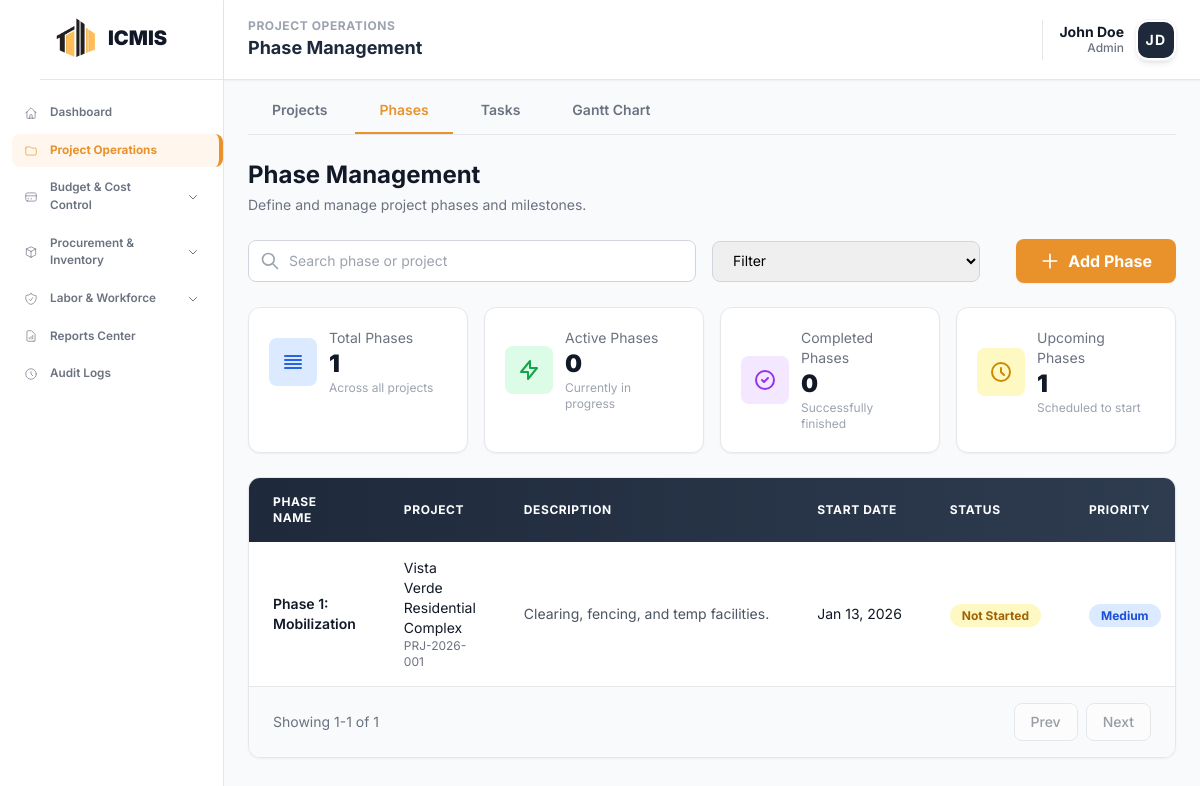
The app's page /modules/project/phases.php (signed in) with its own data.
### tables this page shows
CREATE TABLE `icmis_project_phases` (
  `phase_id` int NOT NULL,
  `project_id` int NOT NULL,
  `phase_name` varchar(100) NOT NULL,
  `description` text,
  `start_date` date DEFAULT NULL,
  `end_date` date DEFAULT NULL,
  `duration` int DEFAULT '0' COMMENT 'Duration in days',
  `status` enum('Not Started','In Progress','Completed') DEFAULT 'Not Started'
);

CREATE TABLE `icmis_projects` (
  `project_id` int NOT NULL,
  `project_code` varchar(20) NOT NULL,
  `project_name` varchar(255) NOT NULL,
  `description` text,
  `location` varchar(255) DEFAULT NULL,
  `status` enum('Planning','In Progress','Active','On Hold','Completed','Cancelled') DEFAULT 'Planning',
  `start_date` date DEFAULT NULL,
  `end_date` date DEFAULT NULL,
  `completion_rate` decimal(5,2) DEFAULT '0.00',
  `project_manager_id` int DEFAULT NULL,
  `total_budget` decimal(15,2) DEFAULT '0.00'
);

### modules/project/phases.php (the view, shortened to what this page needs)
<?php
require_once __DIR__ . '/../../config/database.php';
$sql = "SELECT ph.*, p.project_name, p.project_code,
           COALESCE(SUM(CASE WHEN bp.status = 'APPROVED' THEN bp.total_amount ELSE 0 END), 0) AS phase_budget
    FROM icmis_project_phases ph
    LEFT JOIN icmis_projects p ON ph.project_id = p.project_id
    LEFT JOIN budget_proposals bp ON bp.phase_id = ph.phase_id AND bp.status = 'APPROVED'
    GROUP BY ph.phase_id
    ORDER BY ph.phase_id DESC, ph.start_date DESC";
$result = $conn->query($sql);
$phases = [];
$totalPhases = 0;
$activeCount = 0;
$completedCount = 0;
$upcomingCount = 0;
if ($result && $result->num_rows > 0) {
    while ($row = $result->fetch_assoc()) {
        $phases[] = $row;
        $totalPhases++;
        $status = strtolower($row['status'] ?? '');
        if ($status === 'not started') $upcomingCount++;
    }
}
?>
<!DOCTYPE html>
<html lang="en">
<head>
    <?php include __DIR__ . '/../../includes/head_assets.php'; ?>
</head>
<body class="bg-gray-50">
    <?php
        include __DIR__ . '/../../includes/sidebar.php';
    ?>
    <?php
        include __DIR__ . '/../../includes/header.php';
    ?>
    <main class="ml-56 mt-16 p-6 transition-all duration-300 animate-fade-in">
        <div class="max-w-7xl mx-auto">
            <div class="flex items-center gap-1 mb-6 border-b border-gray-200">
                <a href="projects.php" class="tab-btn px-6 py-3 text-sm font-semibold border-b-2 border-transparent text-gray-500 hover:text-gray-700 transition-colors">
                    Projects
                </a>
                <a href="phases.php" class="tab-btn px-6 py-3 text-sm font-semibold border-b-2 border-[#e9922c] text-[#e9922c] transition-colors">
                    Phases
                </a>
                <a href="tasks.php" class="tab-btn px-6 py-3 text-sm font-semibold border-b-2 border-transparent text-gray-500 hover:text-gray-700 transition-colors">
                    Tasks
                </a>
                <a href="gantt.php" class="tab-btn px-6 py-3 text-sm font-semibold border-b-2 border-transparent text-gray-500 hover:text-gray-700 transition-colors">
                    Gantt Chart
                </a>
            </div>
        <div class="flex items-center justify-between mb-6">
            <div>
                <h1 class="text-2xl text-gray-900 font-bold">Phase Management</h1>
                <p class="text-sm text-gray-500 mt-1">Define and manage project phases and milestones.</p>
            </div>
        </div>
        <div class="flex items-center justify-between gap-4 mb-6">
            <div class="flex items-center gap-4 flex-1">
                <div class="relative flex-1 max-w-md">
                    <svg class="absolute left-3 top-1/2 -translate-y-1/2 w-5 h-5 text-gray-400" fill="none" stroke="currentColor" viewBox="0 0 24 24">
                        <path stroke-linecap="round" stroke-linejoin="round" stroke-width="2" d="M21 21l-6-6m2-5a7 7 0 11-14 0 7 7 0 0114 0z" />
                    </svg>
                    <input type="text" id="searchInput" placeholder="Search phase or project" class="w-full pl-10 pr-4 py-2.5 border border-gray-300 rounded-lg focus:ring-2 focus:ring-[#e9922c] focus:border-[#e9922c] text-sm">
                </div>
                <select id="projectFilter" class="border border-gray-300 rounded-lg px-4 py-2.5 text-sm focus:ring-2 focus:ring-[#e9922c] focus:border-[#e9922c]">
                    <option value="">Filter</option>
                </select>
            </div>
            <button id="addPhaseBtn" class="flex items-center gap-2 bg-[#e9922c] text-white px-6 py-2.5 rounded-lg hover:bg-[#d17f1f] transition-colors duration-200 shadow-sm">
                <svg class="w-5 h-5" fill="none" stroke="currentColor" viewBox="0 0 24 24">
                    <path stroke-linecap="round" stroke-linejoin="round" stroke-width="2" d="M12 4v16m8-8H4" />
                </svg>
                <span class="font-bold">Add Phase</span>
            </button>
        </div>
        <div class="grid grid-cols-1 md:grid-cols-4 gap-4 mb-6">
            <div class="bg-white rounded-xl border border-gray-200 shadow-sm p-5">
                <div class="flex items-center gap-3">
                    <div class="bg-blue-100 rounded-lg p-3">
                        <svg class="w-6 h-6 text-blue-600" fill="none" stroke="currentColor" viewBox="0 0 24 24">
                            <path stroke-linecap="round" stroke-linejoin="round" stroke-width="2" d="M4 6h16M4 10h16M4 14h16M4 18h16" />
                        </svg>
                    </div>
                    <div>
                        <p class="text-sm text-gray-500">Total Phases</p>
                        <h2 id="statTotalPhases" class="text-2xl font-black text-gray-900"><?php echo $totalPhases; ?></h2>
                        <p class="text-xs text-gray-400">Across all projects</p>
                    </div>
                </div>
            </div>
            <div class="bg-white rounded-xl border border-gray-200 shadow-sm p-5">
                <div class="flex items-center gap-3">
                    <div class="bg-green-100 rounded-lg p-3">
                        <svg class="w-6 h-6 text-green-600" fill="none" stroke="currentColor" viewBox="0 0 24 24">
                            <path stroke-linecap="round" stroke-linejoin="round" stroke-width="2" d="M13 10V3L4 14h7v7l9-11h-7z" />
                        </svg>
                    </div>
                    <div>
                        <p class="text-sm text-gray-500">Active Phases</p>
                        <h2 id="statActivePhases" class="text-2xl font-black text-gray-900"><?php echo $activeCount; ?></h2>
                        <p class="text-xs text-gray-400">Currently in progress</p>
                    </div>
                </div>
            </div>
            <div class="bg-white rounded-xl border border-gray-200 shadow-sm p-5">
                <div class="flex items-center gap-3">
                    <div class="bg-purple-100 rounded-lg p-3">
                        <svg class="w-6 h-6 text-purple-600" fill="none" stroke="currentColor" viewBox="0 0 24 24">
                            <path stroke-linecap="round" stroke-linejoin="round" stroke-width="2" d="M9 12l2 2 4-4m6 2a9 9 0 11-18 0 9 9 0 0118 0z" />
                        </svg>
                    </div>
                    <div>
                        <p class="text-sm text-gray-500">Completed Phases</p>
                        <h2 id="statCompletedPhases" class="text-2xl font-black text-gray-900"><?php echo $completedCount; ?></h2>
                        <p class="text-xs text-gray-400">Successfully finished</p>
                    </div>
                </div>
            </div>
            <div class="bg-white rounded-xl border border-gray-200 shadow-sm p-5">
                <div class="flex items-center gap-3">
                    <div class="bg-yellow-100 rounded-lg p-3">
                        <svg class="w-6 h-6 text-yellow-600" fill="none" stroke="currentColor" viewBox="0 0 24 24">
                            <path stroke-linecap="round" stroke-linejoin="round" stroke-width="2" d="M12 8v4l3 3m6-3a9 9 0 11-18 0 9 9 0 0118 0z" />
                        </svg>
                    </div>
                    <div>
                        <p class="text-sm text-gray-500">Upcoming Phases</p>
                        <h2 id="statUpcomingPhases" class="text-2xl font-black text-gray-900"><?php echo $upcomingCount; ?></h2>
                        <p class="text-xs text-gray-400">Scheduled to start</p>
                    </div>
                </div>
            </div>
        </div>
        <div id="phasesTableContainer" class="bg-white rounded-xl border border-gray-200 shadow-sm overflow-hidden">
            <div class="overflow-x-auto">
                <table class="w-full" id="phasesTable">
                    <thead>
                        <tr class="bg-gradient-to-r from-slate-800 to-slate-700">
                            <th class="px-6 py-4 text-left text-xs font-bold text-white uppercase tracking-wider">Phase Name</th>
                            <th class="px-6 py-4 text-left text-xs font-bold text-white uppercase tracking-wider">Project</th>
                            <th class="px-6 py-4 text-left text-xs font-bold text-white uppercase tracking-wider">Description</th>
                            <th class="px-6 py-4 text-left text-xs font-bold text-white uppercase tracking-wider">Start Date</th>
                            <th class="px-6 py-4 text-left text-xs font-bold text-white uppercase tracking-wider">Status</th>
                            <th class="px-6 py-4 text-left text-xs font-bold text-white uppercase tracking-wider">Priority</th>
                        </tr>
                    </thead>
                    <tbody class="divide-y divide-gray-200" id="phasesTableBody">
                        <?php if (empty($phases)): ?>
                        <tr id="emptyRow">
                            <td colspan="8" class="px-6 py-12 text-center text-gray-500">
                                <div class="flex flex-col items-center">
                                    <svg class="w-12 h-12 text-gray-300 mb-3" fill="none" stroke="currentColor" viewBox="0 0 24 24">
                                        <path stroke-linecap="round" stroke-linejoin="round" stroke-width="1.5" d="M4 6h16M4 10h16M4 14h16M4 18h16" />
                                    </svg>
                                    <p class="text-sm">No phases found</p>
                                </div>
                            </td>
                        </tr>
                        <?php else: ?>
                        <?php foreach ($phases as $phase): ?>
                        <tr class="hover:bg-gray-50 transition-colors duration-150 phase-row"
                            data-project="<?php echo $phase['project_id']; ?>"
                            data-name="<?php echo strtolower(htmlspecialchars($phase['phase_name'])); ?>"
                            data-project-name="<?php echo strtolower(htmlspecialchars($phase['project_name'] ?? '')); ?>">
                            <td class="px-6 py-4">
                                <div class="text-sm font-semibold text-gray-900"><?php echo htmlspecialchars($phase['phase_name']); ?></div>
                            </td>
                            <td class="px-6 py-4">
                                <div class="text-sm text-gray-900"><?php echo htmlspecialchars($phase['project_name'] ?? '-'); ?></div>
                                <div class="text-xs text-gray-500"><?php echo htmlspecialchars($phase['project_code'] ?? ''); ?></div>
                            </td>
                            <td class="px-6 py-4">
                                <div class="text-sm text-gray-600 max-w-xs truncate"><?php echo htmlspecialchars($phase['description'] ?? '-'); ?></div>
                            </td>
                            <td class="px-6 py-4 whitespace-nowrap">
                                <div class="text-sm text-gray-900"><?php echo !empty($phase['start_date']) ? date('M d, Y', strtotime($phase['start_date'])) : '-'; ?></div>
                            </td>
                            <td class="px-6 py-4 whitespace-nowrap">
                                <?php
                                    $statusClass = match(strtolower($phase['status'] ?? '')) {
                                        'not started' => 'bg-yellow-100 text-yellow-700',
                                        'in progress' => 'bg-green-100 text-green-700',
                                        'completed' => 'bg-purple-100 text-purple-700',
                                        default => 'bg-gray-100 text-gray-700'
                                    };
                                ?>
                                <span class="px-3 py-1 text-xs font-bold rounded-full <?php echo $statusClass; ?>">
                                    <?php echo htmlspecialchars($phase['status'] ?? 'Unknown'); ?>
                                </span>
                            </td>
                            <td class="px-6 py-4 whitespace-nowrap">
                                <span class="px-3 py-1 text-xs font-bold rounded-full bg-blue-100 text-blue-700">Medium</span>
                            </td>
                        </tr>
                        <?php endforeach; ?>
                        <?php endif; ?>
                    </tbody>
                </table>
            </div>
            <div class="px-6 py-4 bg-gray-50 border-t border-gray-200 flex items-center justify-between">
                <p class="text-sm text-gray-500" id="paginationInfo">Showing 0-0 of 0</p>
                <div class="flex items-center gap-2">
                    <button id="prevPage" class="px-4 py-2 text-sm font-medium text-gray-700 bg-white border border-gray-300 rounded-lg hover:bg-gray-50 disabled:opacity-50 disabled:cursor-not-allowed">
                        Prev
                    </button>
                    <button id="nextPage" class="px-4 py-2 text-sm font-medium text-gray-700 bg-white border border-gray-300 rounded-lg hover:bg-gray-50 disabled:opacity-50 disabled:cursor-not-allowed">
                        Next
                    </button>
                </div>
            </div>
        </div>
    </main>
</body>
</html>

### modules/project/phases.php (style rules this page uses)
* { font-family: 'Inter', sans-serif; }

### records on screen
icmis_project_phases: phase_name "Phase 1: Mobilization", project.project_name "Vista Verde Residential Complex", project.project_code "PRJ-2026-001", description "Clearing, fencing, and temp facilities.", start_date "Jan 13, 2026", status "Not Started"

### other values on screen
$pageSection "PROJECT OPERATIONS"
$pageTitle "Phase Management"
$userName "John Doe"
$userRole "Admin"
$userInitials "JD"
$totalPhases "1"
$activeCount "0"
$completedCount "0"
$upcomingCount "1"
